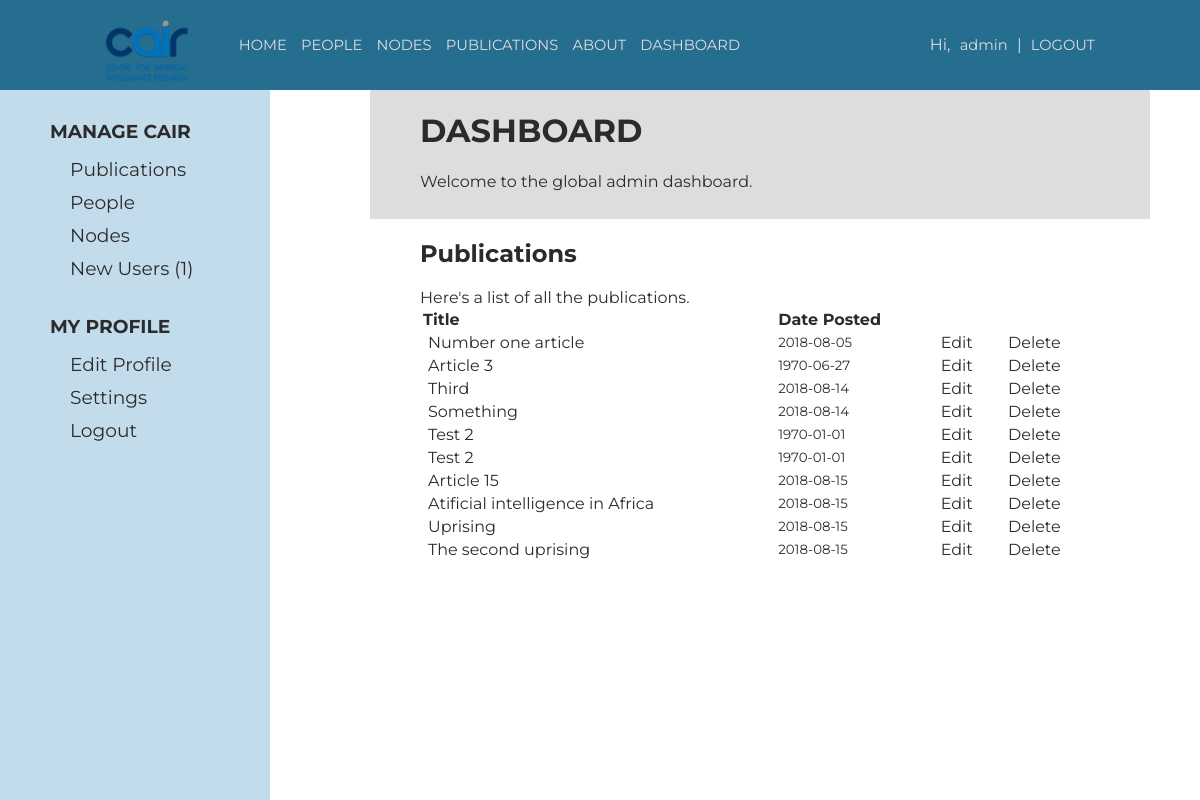
Before: /dashboard.php (signed in) with the older database file.
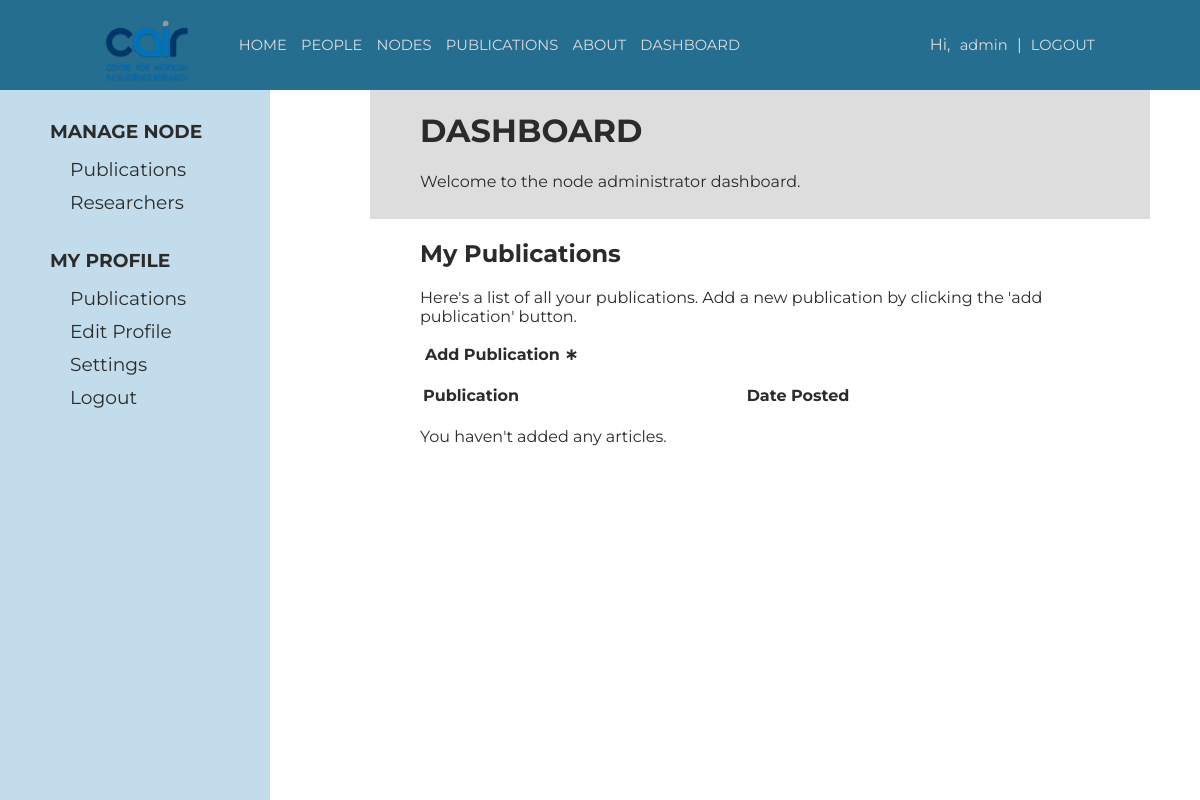
After: the same page with the newer database file.
### tables this page shows
CREATE TABLE `articles` (
  `article_id` int(11) NOT NULL,
  `article_title` varchar(255) NOT NULL,
  `article_author` varchar(255) NOT NULL,
  `article_content` text NOT NULL,
  `article_timestamp` int(11) NOT NULL,
  `article_url` varchar(255) NOT NULL
);

### assets/php/fetch_data.php (called while the page is built, shortened)
<?php
    include './assets/php/connection.php';
    include_once './assets/php/methods.php';
    $articles = array();
    $people = array();
    $query = "SELECT * FROM articles";
    $query2 = "SELECT * FROM users";
    $articles_from_db = mysqli_query($dbc, $query);
    $people_from_db = mysqli_query($dbc, $query2);
?>

### assets/php/classes/person.php (called while the page is built, shortened)
<?php
class Person{
    var $permission;
    function __construct(){
        $this->permission = -1;
    }
    function set_details($user_name, $user_surname, $user_email, $user_permission, $user_node_id){
        $this->permission = $user_permission;
    }
    function get_permission(){
        return $this -> permission;
    }
}
?>

### assets/php/methods.php (called while the page is built)
<?php
    function count_new_users($people){
        $count = 0;
        if(isset($people)){
            foreach ($people as $u):
                if($u->get_permission()==0){
                    $count++;
                }
            endforeach;
        }
        return $count;
    }
?>

### assets/php/classes/article.php (called while the page is built, shortened)
<?php
    class Article{
        var $id;
        var $title;
        var $date;
        function __construct(){
            $this -> id = null;
            $this -> title = 'Untitled';
            $this -> date = new DateTime();
        }
        function set_details($id, $title, $authors, $abstract, $date, $url){
            $this->id = $id;
            $this->title = $title;
            $this->date = $date;
        }
        function get_id(){
            return $this->id;
        }
        function get_title(){
            return $this->title;
        }
        function get_date(){
            return $this->date;
        }
    }
?>

### assets/php/global_dashboard.php (the view, shortened to what this page needs)
<div class="container">
  <div id="dashboard-navigation-panel" class="col-3">
    <div class="menu-heading">MANAGE CAIR</div>
    <div class="menu-item" onclick="change_view('publications');">Publications</div>
    <div class="menu-item" onclick="change_view('users');">People</div>
    <div class="menu-item" onclick="change_view('nodes');">Nodes</div>
    <div class="menu-item" onclick="change_view('new-users');">New Users <?php $new_users = count_new_users($people);if ($new_users !=0 ){echo " ($new_users)";}
      ?></div>
    <div class="menu-heading">MY PROFILE</div>
    <div class="menu-item" onclick="change_view('profile');">Edit Profile</div>
    <div class="menu-item" onclick="change_view('settings');">Settings</div>
    <a href='./logout.php'><div class="menu-item">Logout</div></a>
  </div>
  <div id="dashboard-main-panel" class="col-6 main-content-panel">
    <div id="dashboard-header">
      <h1>DASHBOARD</h1>
      Welcome to the global admin dashboard.
    </div>
    <div id="publications-panel" class="dashboard-content">
    <h2>Publications</h2>
    Here's a list of all the publications.
    <br>  <table style="width:100%">
    <tr>
      <th style="text-align: left;">Title</th>
      <th style="text-align: left;">Date Posted</th>
      <th style="text-align: left;"></th>
    </tr>
    <?php
      foreach ($articles as $article):
        ?>
      <tr>
        <td><a href="article.php?id=<?php echo $article->get_id();?>"><?php echo $article->get_title(); ?>
		</a></td>
        <td><small><?php echo date('Y-m-d',$article->get_date()); ?></small></td>
        <td><a href=<?php $i = $article->get_id(); echo "./includes/edit.php?edit=$i";?>>Edit</a></td>
        <td><a href=<?php $i = $article->get_id(); echo "./includes/delete.php?edit=$i";?>>Delete</a></td>
      </tr>
    <?php endforeach;
    ?>
    </table>
    </div>
  </div>
</div>

### assets/php/node_dashboard.php (shortened to what this page needs)
<div class="container">
  <div id="dashboard-navigation-panel" class="col-3">
    <div class="menu-heading">MANAGE NODE</div>
    <div class="menu-item" onclick="change_view('node-publications');">Publications</div>
    <div class="menu-item" onclick="change_view('researchers');">Researchers</div>
    <div class="menu-heading">MY PROFILE</div>
    <div class="menu-item" onclick="change_view('publications');">Publications</div>
    <div class="menu-item" onclick="change_view('profile');">Edit Profile</div>
    <div class="menu-item" onclick="change_view('settings');">Settings</div>
    <a href='./logout.php'><div class="menu-item">Logout</div></a>
  </div>
  <div id="dashboard-main-panel" class="col-6 main-content-panel">
  <div id="dashboard-header">
    <h1>DASHBOARD</h1>
    Welcome to the node administrator dashboard.
  </div>
  <div id="publications-panel" class="dashboard-content">
  <h2>My Publications</h2>
    Here's a list of all your publications. Add a new publication by clicking the 'add publication' button.
    <br><br>  <table style="width:100%">
<tr>
  <th style="text-align: left;">Publication</th>
  <th style="text-align: left;">Date Posted</th>
  <th style="text-align: left;"></th>
</tr>
<b><a href="includes/add.php">Add Publication &lowast;</a></b>
  <br><br>
  <?php
  $count = 0;
  foreach ($articles as $article):
    $edit = false;
    if (!$edit)
    continue;
    $count++;
      ?>
  <?php endforeach;
  ?>
  </table>
  <?php
  if($count==0)
  echo "<br>You haven't added any articles.<br>";
  ?>
  </div>
  </div>
  </div>

Changed rows visible on the page:
removed articles: article_title "Number one article", article_timestamp "2018-08-05"
removed articles: article_title "Article 3", article_timestamp "1970-06-27"
removed articles: article_title "Third", article_timestamp "2018-08-14"
removed articles: article_title "Something", article_timestamp "2018-08-14"
removed articles: article_title "Test 2", article_timestamp "1970-01-01"
removed articles: article_title "Test 2", article_timestamp "1970-01-01"
removed articles: article_title "Article 15", article_timestamp "2018-08-15"
removed articles: article_title "Atificial intelligence in Africa", article_timestamp "2018-08-15"
removed articles: article_title "Uprising", article_timestamp "2018-08-15"
removed articles: article_title "The second uprising", article_timestamp "2018-08-15"
changed users "admin": user_permission 3 → 2 (drawn)
Other visible differences:
$new_users: "1" → (not shown)
text no longer shown: "MANAGE CAIR People Nodes New Users ( ) Welcome to the global admin dashboard. Here's a list of all the publications. Title"
text now shown: "MANAGE NODE Researchers Welcome to the node administrator dashboard. My Publications Here's a list of all your publications. Add a new publication by clicking the 'add publication' button. Publication Add Publication ∗ You haven't added any articles."
